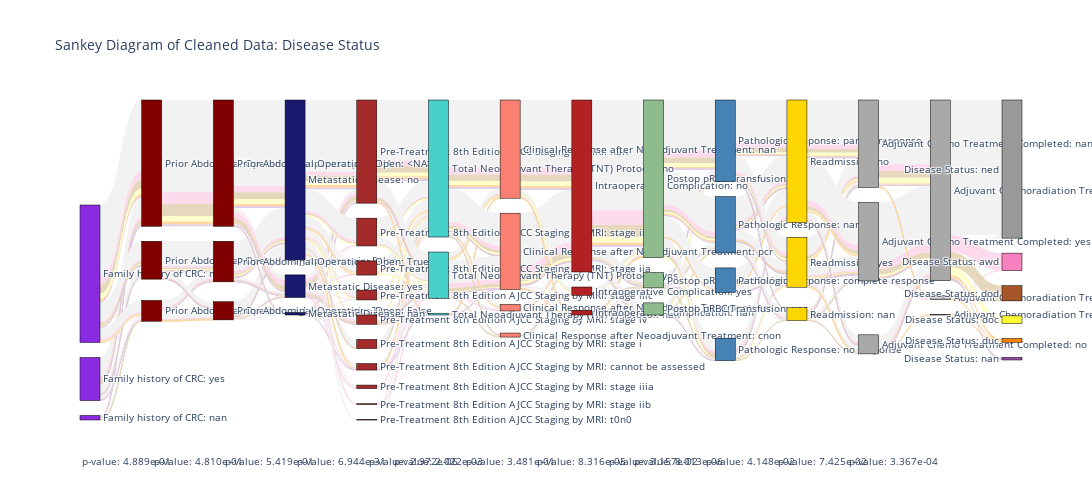

The notebook cell saved with this chart:
### Markdown cell above
## Visualizing Outcome-Related Features
Separately from trying to predict a particular outcome, we can use the diagram to see how treatment stage-specific outcomes flow into each other.

### Code cell
feats = [
        # Demos
        'Family history of CRC',
        # Comorbs
        'Prior Abdominal Operations_Laparoscopic',
        'Prior Abdominal Operations_Open',
        # Diagnostic
        'Metastatic Disease',
        # Pre T
        'Pre-Treatment 8th Edition AJCC Staging by MRI',
        # Neoadj
        'Total Neoadjuvant Therapy (TNT) Protocol',
        # Post T
        'Clinical Response after Neoadjuvant Treatment',
        # Op
        'Intraoperative Complication',
        # Trans
        'Postop pRBC Transfusion',
        # Histopath
        'Pathologic Response',
        # Post-op
        'Readmission',
        # Adj
        'Adjuvant Chemo Treatment Completed',
        'Adjuvant Chemoradiation Treatment Completed',
        # Follow-up
        'Disease Status',
        ]

response = 'Disease Status'
sankey_from_cleaned_data(leak_mvp, feats, response)

### Figure 1 — Plotly figure (JSON) as saved in the notebook; plotly's stock layout.template omitted (floating-point values rounded to 4 significant figures; data arrays with more than 128 entries replaced by an {"elided": "..."} marker saying what was removed)
{"data": [{"arrangement": "snap", "link": {"color": {"elided": "1080 str values"}, "hovercolor": {"elided": "1080 str values"}, "label": {"elided": "1080 str values"}, "source": {"elided": "1080 int values"}, "target": {"elided": "1080 int values"}, "value": {"elided": "1080 float values"}}, "node": {"color": ["BlueViolet", "BlueViolet", "BlueViolet", "Maroon", "Maroon", "Maroon", "Maroon", "Maroon", "Maroon", "MidnightBlue", "MidnightBlue", "MidnightBlue", "Brown", "Brown", "Brown", "Brown", "Brown", "Brown", "Brown", "Brown", "Brown", "Brown", "MediumTurquoise", "MediumTurquoise", "MediumTurquoise", "Salmon", "Salmon", "Salmon", "Salmon", "FireBrick", "FireBrick", "FireBrick", "DarkSeaGreen", "DarkSeaGreen", "DarkSeaGreen", "SteelBlue", "SteelBlue", "SteelBlue", "SteelBlue", "Gold", "Gold", "Gold", "DarkGray", "DarkGray", "DarkGray", "DarkGray", "DarkGray", "DarkGray", "rgb(153,153,153)", "rgb(247,129,191)", "rgb(166,86,40)", "rgb(255,255,51)", "rgb(255,127,0)", "rgb(152,78,163)"], "label": ["Family history of CRC: no", "Family history of CRC: yes", "Family history of CRC: nan", "Prior Abdominal Operations_Laparoscopic: <NA>", "Prior Abdominal Operations_Laparoscopic: False", "Prior Abdominal Operations_Laparoscopic: True", "Prior Abdominal Operations_Open: <NA>", "Prior Abdominal Operations_Open: True", "Prior Abdominal Operations_Open: False", "Metastatic Disease: no", "Metastatic Disease: yes", "Metastatic Disease: nan", "Pre-Treatment 8th Edition AJCC Staging by MRI: nan", "Pre-Treatment 8th Edition AJCC Staging by MRI: stage iiib", "Pre-Treatment 8th Edition AJCC Staging by MRI: stage iia", "Pre-Treatment 8th Edition AJCC Staging by MRI: stage iiic", "Pre-Treatment 8th Edition AJCC Staging by MRI: stage iv", "Pre-Treatment 8th Edition AJCC Staging by MRI: stage i", "Pre-Treatment 8th Edition AJCC Staging by MRI: cannot be assessed", "Pre-Treatment 8th Edition AJCC Staging by MRI: stage iiia", "Pre-Treatment 8th Edition AJCC Staging by MRI: stage iib", "Pre-Treatment 8th Edition AJCC Staging by MRI: t0n0", "Total Neoadjuvant Therapy (TNT) Protocol: no", "Total Neoadjuvant Therapy (TNT) Protocol: yes", "Total Neoadjuvant Therapy (TNT) Protocol: nan", "Clinical Response after Neoadjuvant Treatment: nan", "Clinical Response after Neoadjuvant Treatment: pcr", "Clinical Response after Neoadjuvant Treatment: ccr", "Clinical Response after Neoadjuvant Treatment: cnon", "Intraoperative Complication: no", "Intraoperative Complication: yes", "Intraoperative Complication: nan", "Postop pRBC Transfusion: no", "Postop pRBC Transfusion: nan", "Postop pRBC Transfusion: yes", "Pathologic Response: partial response", "Pathologic Response: nan", "Pathologic Response: complete response", "Pathologic Response: no response", "Readmission: no", "Readmission: yes", "Readmission: nan", "Adjuvant Chemo Treatment Completed: nan", "Adjuvant Chemo Treatment Completed: yes", "Adjuvant Chemo Treatment Completed: no", "Adjuvant Chemoradiation Treatment Completed: nan", "Adjuvant Chemoradiation Treatment Completed: yes", "Adjuvant Chemoradiation Treatment Completed: no", "Disease Status: ned", "Disease Status: awd", "Disease Status: dod", "Disease Status: doc", "Disease Status: duc", "Disease Status: nan"], "line": {"color": "black", "width": 0.5}, "pad": 15, "thickness": 20, "x": [0, 0, 0, 0.07692, 0.07692, 0.07692, 0.1538, 0.1538, 0.1538, 0.2308, 0.2308, 0.2308, 0.3077, 0.3077, 0.3077, 0.3077, 0.3077, 0.3077, 0.3077, 0.3077, 0.3077, 0.3077, 0.3846, 0.3846, 0.3846, 0.4615, 0.4615, 0.4615, 0.4615, 0.5385, 0.5385, 0.5385, 0.6154, 0.6154, 0.6154, 0.6923, 0.6923, 0.6923, 0.6923, 0.7692, 0.7692, 0.7692, 0.8462, 0.8462, 0.8462, 0.9231, 0.9231, 0.9231, 1, 1, 1, 1, 1, 1], "y": [0.01212, 0.1406, 0.6285, 0.05636, 0.2152, 0.6588, 0.04909, 0.2079, 0.6588, 0.006667, 0.07455, 0.5679, 0.001212, 0.004848, 0.01697, 0.04424, 0.08667, 0.137, 0.1891, 0.2539, 0.3673, 0.7212, 0.004848, 0.1345, 0.6297, 0.01091, 0.03939, 0.263, 0.7345, 0.01273, 0.04788, 0.5352, 0.03273, 0.1067, 0.5739, 0.06061, 0.1879, 0.4067, 0.7794, 0.03455, 0.2036, 0.6691, 0.05152, 0.3152, 0.7636, 0.001212, 0.01273, 0.5115, 0.007273, 0.02485, 0.05576, 0.1176, 0.2061, 0.6267]}, "type": "sankey", "valueformat": ".2%"}], "layout": {"annotations": [{"showarrow": false, "text": "p-value: 4.889e-01", "x": 0, "y": 0, "yshift": -50}, {"showarrow": false, "text": "p-value: 4.810e-01", "x": 0.07692, "y": 0, "yshift": -50}, {"showarrow": false, "text": "p-value: 5.419e-01", "x": 0.1538, "y": 0, "yshift": -50}, {"showarrow": false, "text": "p-value: 6.944e-31", "x": 0.2308, "y": 0, "yshift": -50}, {"showarrow": false, "text": "p-value: 2.972e-06", "x": 0.3077, "y": 0, "yshift": -50}, {"showarrow": false, "text": "p-value: 2.022e-03", "x": 0.3846, "y": 0, "yshift": -50}, {"showarrow": false, "text": "p-value: 3.481e-01", "x": 0.4615, "y": 0, "yshift": -50}, {"showarrow": false, "text": "p-value: 8.316e-05", "x": 0.5385, "y": 0, "yshift": -50}, {"showarrow": false, "text": "p-value: 3.157e-02", "x": 0.6154, "y": 0, "yshift": -50}, {"showarrow": false, "text": "p-value: 8.013e-06", "x": 0.6923, "y": 0, "yshift": -50}, {"showarrow": false, "text": "p-value: 4.148e-02", "x": 0.7692, "y": 0, "yshift": -50}, {"showarrow": false, "text": "p-value: 7.425e-02", "x": 0.8462, "y": 0, "yshift": -50}, {"showarrow": false, "text": "p-value: 3.367e-04", "x": 0.9231, "y": 0, "yshift": -50}], "font": {"size": 10}, "height": 500, "title": {"text": "Sankey Diagram of Cleaned Data: Disease Status"}, "width": 4200}}
